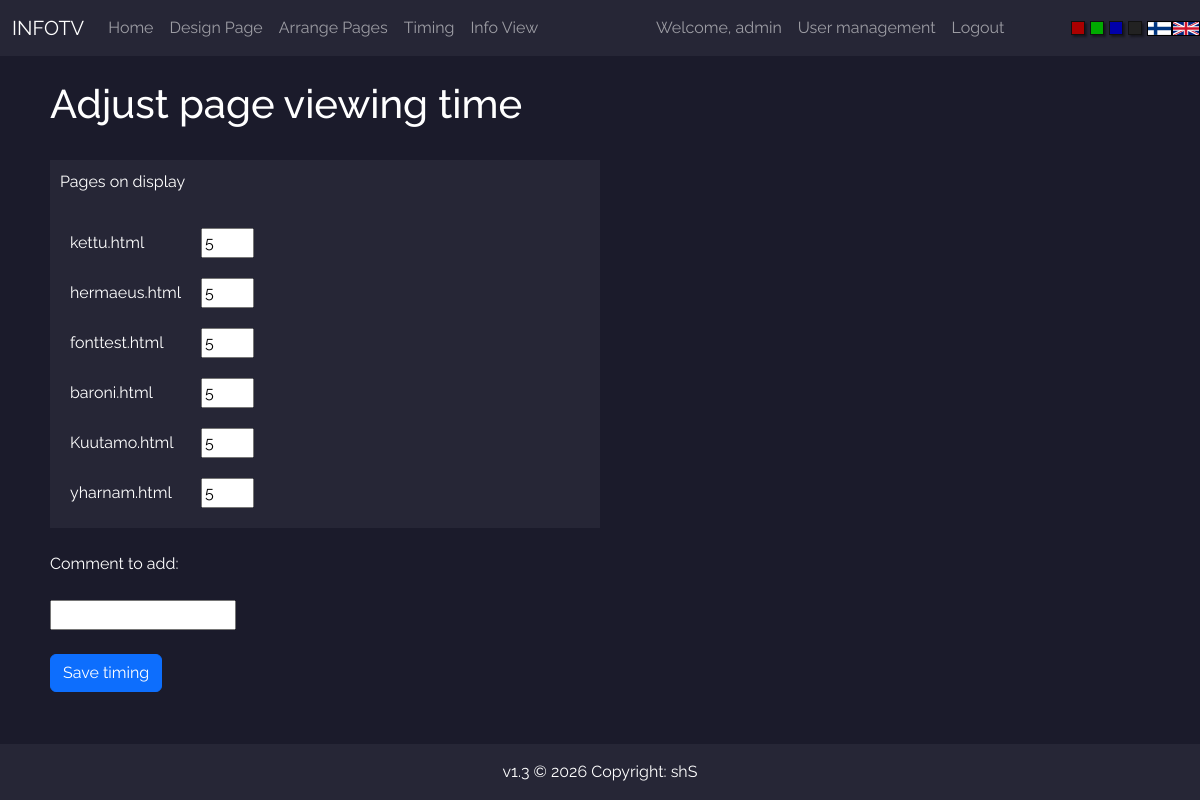
The app's page /timing (signed in) with its own data.
### FlaskTV/models.py (models this page shows, shortened)
class User(db.Model, UserMixin):
    id = db.Column(db.Integer(), primary_key=True)
    username = db.Column(db.String(length=30), nullable=False, unique=True)
    email_address = db.Column(db.String(length=50), nullable=False, unique=True)
    password_hash = db.Column(db.String(length=60), nullable=False)
    modified_pages = db.relationship('Page', backref='owned_user', lazy=True)
    @property
    def password(self):
        return self.password

class Page(db.Model):
    id = db.Column(db.Integer(), primary_key=True)
    name = db.Column(db.String(length=255), nullable=False)
    file = db.Column(db.String(length=255), nullable=False)
    time = db.Column(db.Integer(), nullable=False)
    owner = db.Column(db.Integer(), db.ForeignKey('user.id'), nullable=False)
    enabled = db.Column(db.Boolean(), nullable=False)

### FlaskTV/routes.py (the view, shortened to what this page needs)
@app.route('/timing', methods=['GET', 'POST'])
@login_required
def timing_page():
    do_pages_exist()
    get_lang_prefix()
    timingform = langs.FORMS[langs.PREFIX]['timingform']()
    pages = Page.query.all()
    enabled = Page.query.filter_by(enabled=1).all()
    return render_template(f'{langs.PREFIX}/timing.html', pages=enabled, timingform=timingform)

### FlaskTV/forms.py
class TimingForm(FlaskForm):
    comments = StringField(label='Comment to add:', validators=[Optional()])
    submit = SubmitField(label='Save timing')

### FlaskTV/models.py (called while the page is built)
@login_manager.user_loader
def load_user(user_id):
    return User.query.get(int(user_id))

### FlaskTV/routes.py (called while the page is built, shortened)
def do_pages_exist():
    pages = Page.query.all()
    path = os.path.join(os.getcwd(), 'FlaskTV', 'templates', 'info_pages')
    files = os.listdir(path)
    modified = False
    for page in pages:
        if page.file not in files:
            pages.remove(page)
            modified = True
    return True

def get_lang_prefix():
    lang_prefix = 'en'
    if request.cookies.get('lang') == 'fi':
        lang_prefix = 'fi'
    langs.PREFIX = lang_prefix
    return lang_prefix

### FlaskTV/templates/en/timing.html (shortened to what this page needs)
{% extends 'base.html' %}
{% block content %}
<h1>Adjust page viewing time</h1>
<br />
<form method="POST">
<div class="container w-50 s-accent" style="margin:0px; padding:10px;">
    <div class="row">
        <div class="col-8">
            Pages on display
        </div>
    </div>
    <br />
    <div class="row">
        <div class="col-8">
            <table>
            {% for page in pages %}
                <tr>
                    <td>{{ page.file }}</td>
                    <td><input type="number" name="file-{{ page.file }}" value="{{ page.time }}" min="0" max="60"></td>
                </tr>
            {% endfor %}
            </table>
        </div>
    </div>
</div>
<br />
{{ timingform.comments.label }}
<br /><br />
{{ timingform.comments }}
<br /><br />
{{ timingform.submit(class="btn btn-primary me-auto btn-primary") }}
</form>
{% endblock %}

### FlaskTV/templates/en/nav.html (shortened to what this page needs)
{% if request.cookies.get("theme") == "white" %}
<nav class="navbar navbar-expand-md navbar-light s-accent">
{% else %}
<nav class="navbar navbar-expand-md navbar-dark s-accent">
{% endif %}
      <div class="container-fluid">
      <a class="navbar-brand" href="#">INFOTV</a>
      <div class="navbar-collapse multi-collapse collapse w-100" id="navbarNav">
        <ul class="navbar-nav mr-auto">
            <li class="nav-item active">
                <a class="nav-link" href="{{ url_for('home_page') }}">Home</a>
            </li>
            <li class="nav-item">
                <a class="nav-link" href="{{ url_for('design_page') }}">Design Page</a>
            </li>
            <li class="nav-item">
                <a class="nav-link" href="{{ url_for('arrange_page') }}">Arrange Pages</a>
            </li>
            <li class="nav-item">
                <a class="nav-link" href="{{ url_for('timing_page') }}">Timing</a>
            </li>
            <li class="nav-item">
                <a class="nav-link" href="{{ url_for('view_page') }}">Info View</a>
            </li>
        </ul>
        </div>
        {% if current_user.is_authenticated %}
        <div class="w-75 navbar-collapse multi-collapse collapse" id="navbarCred">
        <ul class="navbar-nav ml-auto">
            <li class="nav-item">
                <a class="nav-link" href="{{ url_for('profile_page') }}">Welcome, {{ current_user.username }}</a>
            </li>
            {% if current_user.username == 'admin' and current_user.id == 5 %}
                <li class="nav-item">
                    <a class="nav-link" href="{{ url_for('uadmin_page') }}">User management</a>
                </li>
            {% endif %}
            <li class="nav-item">
                <a class="nav-link" href="{{ url_for('logout_page') }}">Logout</a>
            </li>
        </ul>
      </div>
        {% endif %}
    </div>
    <div class="s-row">
        <a href="/set/red"><div class="s-square s-red"></div></a>
        <a href="/set/green"><div class="s-square s-green"></div></a>
        <a href="/set/blue"><div class="s-square s-blue"></div></a>
        <a href="/set/black"><div class="s-square s-black"></div></a>
        <a href="/lang/fi">
        <div class="f-fin-box">
            <div class="f-fin"></div>
        </div></a>
        <a href="/lang/en">
        <div class="f-en-box">
            <div class="f-en"></div>
        </div></a>
    </div>
    </nav>

### FlaskTV/static/base.css (style rules this page uses)
body { font-family: 'Raleway', sans-serif; font-size: 1.0em; }
.s-row { display: flex; justify-items: flex-start; }
.s-square { height: 14px; width: 14px; border: 1px solid #111; box-shadow: 2px 2px 2px 0px rgba(0, 0, 0, 0.4); margin-right: 5px; }
.s-red { background-color: #a00; }
.s-green { background-color: #0a0; }
.s-blue { background-color: #00a; }
.s-black { background-color: #222; }
.f-fin { width: 100%; height: 100%; background-size: contain; }
.f-en { width: 100%; height: 100%; background-size: contain; }
.f-fin-box { width: 25px; height:15px; border: 1px solid #000; }
.f-en-box { width: 28px; height:15px; border: 1px solid #000; }
th, td { padding: 10px; }

### FlaskTV/static/blue.css (style rules this page uses)
body { background-color: #1b1b2b; color: #fff; position: relative; }
.s-accent { color: #fff; background-color: #262636; }

### records on screen
User: username "admin"
Page: file "kettu.html", time "5"
Page: file "hermaeus.html", time "5"
Page: file "fonttest.html", time "5"
Page: file "baroni.html", time "5"
Page: file "Kuutamo.html", time "5"
Page: file "yharnam.html", time "5"

### other values on screen
{{ timingform.comments.label }} "Comment to add:"
